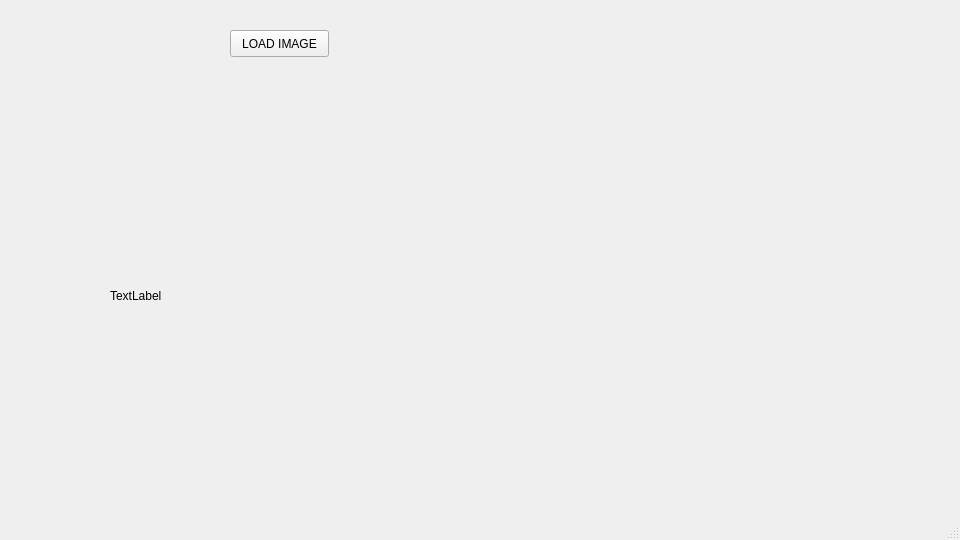
<?xml version="1.0" encoding="UTF-8"?>
<ui version="4.0">
 <class>MainWindow</class>
 <widget class="QMainWindow" name="MainWindow">
  <property name="geometry">
   <rect>
    <x>0</x>
    <y>0</y>
    <width>960</width>
    <height>540</height>
   </rect>
  </property>
  <property name="windowTitle">
   <string>MainWindow</string>
  </property>
  <widget class="QWidget" name="centralwidget">
   <widget class="QPushButton" name="pushButton">
    <property name="geometry">
     <rect>
      <x>230</x>
      <y>30</y>
      <width>99</width>
      <height>27</height>
     </rect>
    </property>
    <property name="text">
     <string>LOAD IMAGE</string>
    </property>
   </widget>
   <widget class="QLabel" name="label">
    <property name="geometry">
     <rect>
      <x>110</x>
      <y>100</y>
      <width>521</width>
      <height>391</height>
     </rect>
    </property>
    <property name="text">
     <string>TextLabel</string>
    </property>
   </widget>
  </widget>
  <widget class="QMenuBar" name="menubar">
   <property name="geometry">
    <rect>
     <x>0</x>
     <y>0</y>
     <width>960</width>
     <height>25</height>
    </rect>
   </property>
  </widget>
  <widget class="QStatusBar" name="statusbar"/>
 </widget>
 <resources/>
 <connections/>
</ui>
